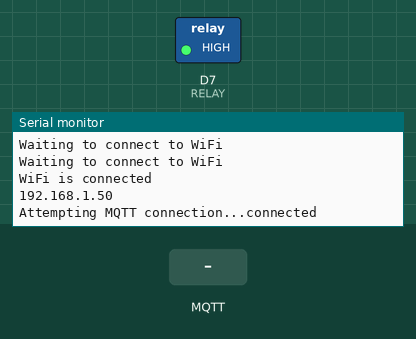
Simulated run of this program. Board: ESP8266 (NodeMCU). On the bench: switched loads named in the program (green lamp = pin HIGH), the last lines printed to the serial monitor. The test bench sets the inputs (shaded band). WiFi joins after 1.5 s; servers stay silent unless stated; no MQTT or app messages arrive unless stated.

Above: at 2.7 s.
2.8 s: MQTT message "1" arrives on the first subscribed topic
At 3.1 s:
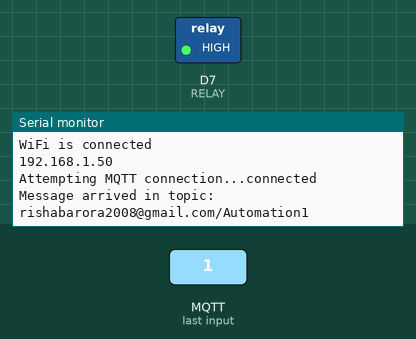
4.3 s: MQTT message "on" arrives on the first subscribed topic
At 5.5 s:
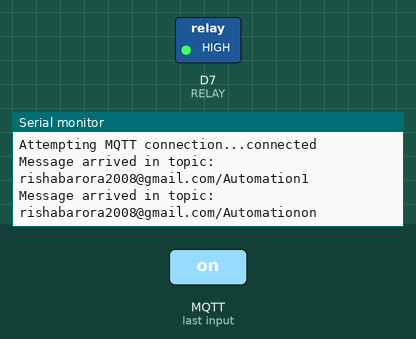
5.8 s: MQTT message "off" arrives on the first subscribed topic
At 6.6 s:
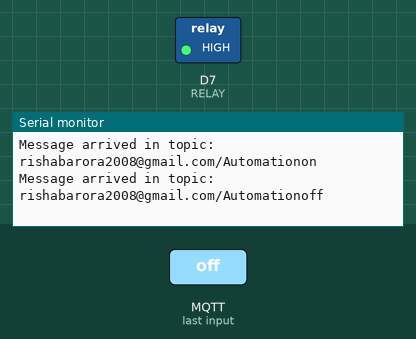

The program:

main.cpp
```cpp
#include <Arduino.h>
#include <ESP8266WiFi.h>
#include <PubSubClient.h>
#include <credentials.h>
#define RELAY D7

WiFiClient espClient;
PubSubClient client(espClient);

void callback(char *topic, byte *payload, unsigned int length) {
    Serial.print("Message arrived in topic: ");
    Serial.print(topic);
    payload[length] = '\0';
    String s = String((char *)payload);
    Serial.println(s);

    if (s.equals(String("ON"))) {
        digitalWrite(RELAY, LOW);
    } else {
        digitalWrite(RELAY, HIGH);
    }
};

void connect() {
    while(!client.connected()) {
        Serial.print("Attempting MQTT connection...");
        if (client.connect("ESP8266Client", mqttUser, mqttPassword)) {
            Serial.println("connected");
            client.subscribe("rishabarora2008@gmail.com/Automation");
        }
        else {
            Serial.println("failed with state: ");
            Serial.print(client.state());
            Serial.println("trying again in 5 seconds");
            delay(5000);
        }
    }
};

void setup() {
    Serial.begin(115200);
    pinMode(RELAY, OUTPUT);
    digitalWrite(RELAY, HIGH);
    WiFi.begin(ssid, password);

    while(WiFi.status() != WL_CONNECTED) {
        delay(500);
        Serial.println("Waiting to connect to WiFi");
    }
    Serial.println("WiFi is connected");
    Serial.println(WiFi.localIP());

    client.setServer(mqttServer, mqttPort);
    client.setCallback(callback);

    connect();

    client.subscribe("rishabarora2008@gmail.com/Automation");
}

void loop() {
    if (!client.connected()){
        connect();
    }
    client.loop();
}    
```

credentials.h
```cpp
const char *ssid = "*****";
const char *password = "*****";

const char *mqttServer = "maqiatto.com";
const int mqttPort = 1883;
const char *mqttUser = "*****";
const char *mqttPassword = "*****";
```

Measured:
- after the input at 2.8 s, the serial monitor: prints a new line at once (image 1)
- after the input at 4.3 s, the serial monitor: prints a new line at once (image 2)
- after the input at 5.8 s, the serial monitor: prints a new line at once (image 3)
